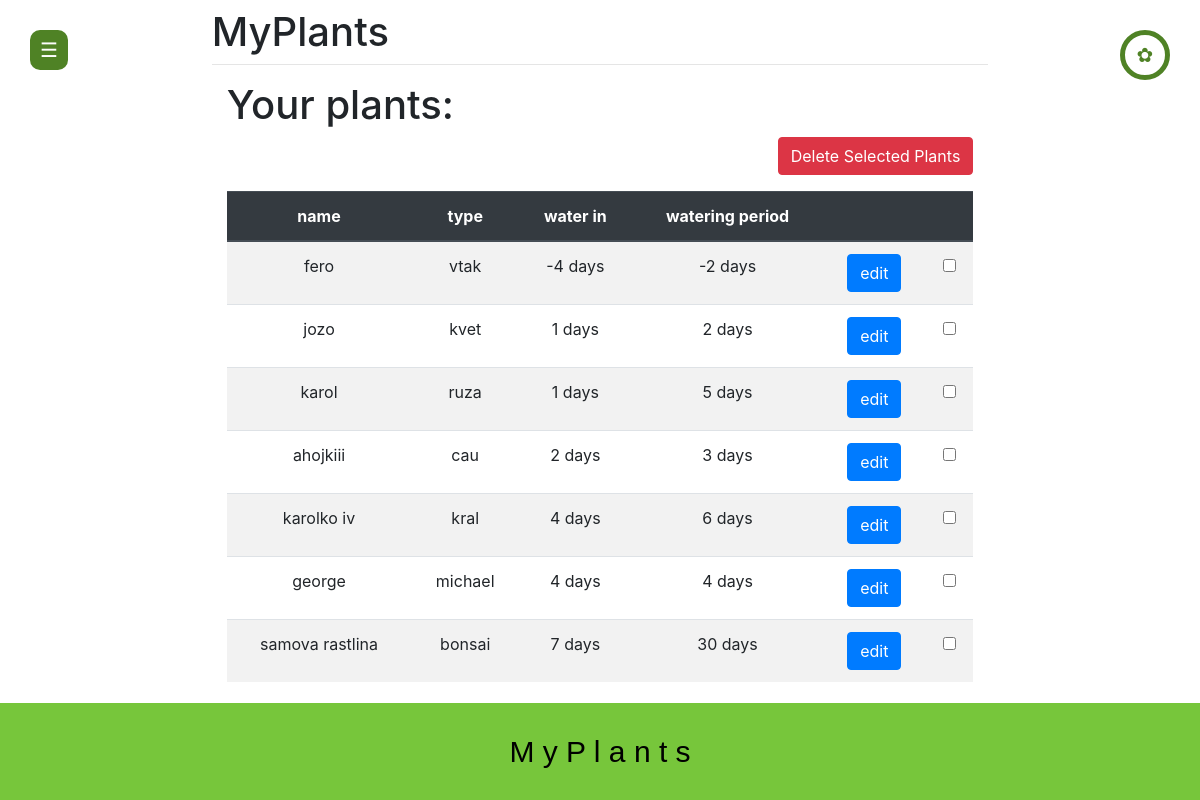
Screenshot of /home/ (signed in) with the database file from the repository.
### main/models.py (models this page shows, shortened)
class Plants(models.Model):
    listID = models.ForeignKey(PlantList, on_delete=models.CASCADE)
    name = models.CharField(max_length=200)
    type = models.CharField(max_length=200)
    water = models.IntegerField()
    period = models.IntegerField()

### main/views.py (the view)
# urls.py: 2. Add a URL to urlpatterns:  path('', views.home, name='home')
@login_required
def home(request):
    plants = Plants.objects.filter(listID__userID=request.user)
    return render(request, 'main/home.html', {'plants': plants})

### main/templates/main/home.html (shortened to what this page needs)
{% extends 'main/base.html' %}
{% block content %}
<form method="POST" action="{% url 'delete_plants' %}">
    <div class="container">
        <h1>Your plants:</h1>
        <div class="text-right mb-3">
            <button type="submit" class="btn btn-danger">Delete Selected Plants</button>
        </div>
        <div class="table-responsive" style="max-height: 500px; overflow-y: auto;">
            <table class="table table-striped table-hover text-center">
                <thead class="thead-dark">
                    <tr>
                        <th>name</th>
                        <th>type</th>
                        <th>water in</th>
                        <th>watering period</th>
                        <th></th>
                        <th></th>
                    </tr>
                </thead>
                <tbody>
                    {% for plant in plants|dictsort:"water" %}
                    <tr>
                        <td>{{ plant.name }}</td>
                        <td>{{ plant.type }}</td>
                        <td>{{ plant.water }} days</td>
                        <td>{{ plant.period }} days</td>
                        <td><button type="button" class="btn btn-primary edit_button" plantid="{{ plant.id }}">edit</button></td>
                        <td><input type="checkbox" name="plant_id" value="{{ plant.id }}"></td>
                    </tr>
                    {% endfor %}
                </tbody>
            </table>
        </div>
    </div>
</form>
{% endblock %}

### rows the page displays
Plants: name "fero", type "vtak", water "-4", period "-2"
Plants: name "jozo", type "kvet", water "1", period "2"
Plants: name "karol", type "ruza", water "1", period "5"
Plants: name "ahojkiii", type "cau", water "2", period "3"
Plants: name "karolko iv", type "kral", water "4", period "6"
Plants: name "george", type "michael", water "4", period "4"
Plants: name "samova rastlina", type "bonsai", water "7", period "30"
